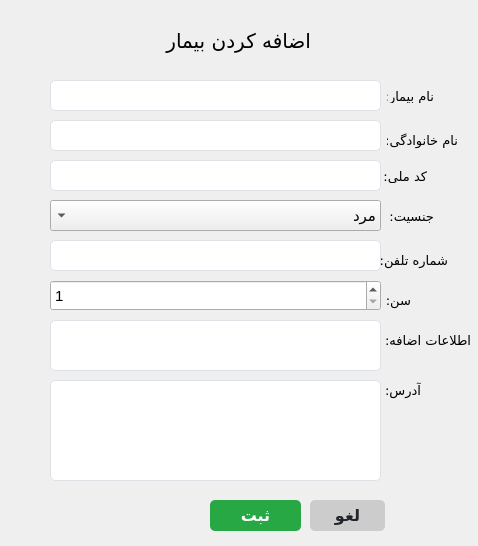
<?xml version="1.0" encoding="UTF-8"?>
<ui version="4.0">
 <class>addEditPatient_form</class>
 <widget class="QWidget" name="addEditPatient_form">
  <property name="geometry">
   <rect>
    <x>0</x>
    <y>0</y>
    <width>478</width>
    <height>546</height>
   </rect>
  </property>
  <property name="minimumSize">
   <size>
    <width>0</width>
    <height>0</height>
   </size>
  </property>
  <property name="maximumSize">
   <size>
    <width>700</width>
    <height>700</height>
   </size>
  </property>
  <property name="windowTitle">
   <string>اطلاعات بیمار</string>
  </property>
  <widget class="QLabel" name="title_lbl">
   <property name="geometry">
    <rect>
     <x>120</x>
     <y>20</y>
     <width>191</width>
     <height>41</height>
    </rect>
   </property>
   <property name="font">
    <font>
     <family>B Titr</family>
     <pointsize>15</pointsize>
    </font>
   </property>
   <property name="layoutDirection">
    <enum>Qt::RightToLeft</enum>
   </property>
   <property name="frameShape">
    <enum>QFrame::NoFrame</enum>
   </property>
   <property name="text">
    <string>اضافه کردن بیمار</string>
   </property>
  </widget>
  <widget class="QLineEdit" name="firstName_txtbox">
   <property name="geometry">
    <rect>
     <x>50</x>
     <y>80</y>
     <width>331</width>
     <height>31</height>
    </rect>
   </property>
   <property name="font">
    <font>
     <family>Vazirmatn,sans-serif</family>
     <pointsize>-1</pointsize>
    </font>
   </property>
   <property name="layoutDirection">
    <enum>Qt::LeftToRight</enum>
   </property>
   <property name="styleSheet">
    <string notr="true">/* Basic LineEdit styling */
QLineEdit {
    background-color: #ffffff; /* White background */
    border: 1px solid #dee2e6; /* Light grey border */
    border-radius: 5px; /* Rounded corners */
    font-family: 'Vazirmatn', sans-serif; /* Font family */
    font-size: 16px; /* Font size */
    color: #343a40; /* Dark grey text color */
    outline: none; /* Remove default outline */
}

/* Hover effect */
QLineEdit:hover {
    border: 1px solid #007bff; /* Blue border on hover */
}

/* Focus effect */
QLineEdit:focus {
    border: 1px solid #007bff; /* Blue border on focus */
}

/* Disabled state */
QLineEdit:disabled {
    background-color: #e9ecef; /* Light grey background when disabled */
    color: #6c757d; /* Grey text color when disabled */
}

</string>
   </property>
   <property name="locale">
    <locale language="Persian" country="Iran"/>
   </property>
  </widget>
  <widget class="QLabel" name="label_5">
   <property name="geometry">
    <rect>
     <x>387</x>
     <y>90</y>
     <width>47</width>
     <height>13</height>
    </rect>
   </property>
   <property name="font">
    <font>
     <family>Vazirmatn Black</family>
     <pointsize>10</pointsize>
    </font>
   </property>
   <property name="text">
    <string>نام بیمار: </string>
   </property>
  </widget>
  <widget class="QLabel" name="label_6">
   <property name="geometry">
    <rect>
     <x>387</x>
     <y>130</y>
     <width>71</width>
     <height>20</height>
    </rect>
   </property>
   <property name="font">
    <font>
     <family>Vazirmatn Black</family>
     <pointsize>10</pointsize>
    </font>
   </property>
   <property name="text">
    <string>نام خانوادگی: </string>
   </property>
  </widget>
  <widget class="QLabel" name="label_7">
   <property name="geometry">
    <rect>
     <x>377</x>
     <y>250</y>
     <width>71</width>
     <height>20</height>
    </rect>
   </property>
   <property name="font">
    <font>
     <family>Vazirmatn Black</family>
     <pointsize>10</pointsize>
    </font>
   </property>
   <property name="text">
    <string>شماره تلفن: </string>
   </property>
  </widget>
  <widget class="QLabel" name="label_8">
   <property name="geometry">
    <rect>
     <x>387</x>
     <y>210</y>
     <width>47</width>
     <height>13</height>
    </rect>
   </property>
   <property name="font">
    <font>
     <family>Vazirmatn Black</family>
     <pointsize>10</pointsize>
    </font>
   </property>
   <property name="text">
    <string>جنسیت:</string>
   </property>
  </widget>
  <widget class="QLabel" name="label_9">
   <property name="geometry">
    <rect>
     <x>340</x>
     <y>290</y>
     <width>71</width>
     <height>20</height>
    </rect>
   </property>
   <property name="font">
    <font>
     <family>Vazirmatn Black</family>
     <pointsize>10</pointsize>
    </font>
   </property>
   <property name="text">
    <string>سن:</string>
   </property>
  </widget>
  <widget class="QLabel" name="label_10">
   <property name="geometry">
    <rect>
     <x>380</x>
     <y>380</y>
     <width>41</width>
     <height>20</height>
    </rect>
   </property>
   <property name="font">
    <font>
     <family>Vazirmatn Black</family>
     <pointsize>10</pointsize>
    </font>
   </property>
   <property name="text">
    <string>آدرس:</string>
   </property>
  </widget>
  <widget class="QComboBox" name="gender_cmbox">
   <property name="enabled">
    <bool>true</bool>
   </property>
   <property name="geometry">
    <rect>
     <x>50</x>
     <y>200</y>
     <width>331</width>
     <height>31</height>
    </rect>
   </property>
   <property name="font">
    <font>
     <family>Vazirmatn Black</family>
     <pointsize>11</pointsize>
    </font>
   </property>
   <property name="acceptDrops">
    <bool>false</bool>
   </property>
   <property name="layoutDirection">
    <enum>Qt::RightToLeft</enum>
   </property>
   <property name="styleSheet">
    <string notr="true"/>
   </property>
   <property name="editable">
    <bool>false</bool>
   </property>
   <property name="currentText">
    <string>مرد</string>
   </property>
   <property name="maxVisibleItems">
    <number>3</number>
   </property>
   <property name="duplicatesEnabled">
    <bool>false</bool>
   </property>
   <item>
    <property name="text">
     <string>مرد</string>
    </property>
   </item>
   <item>
    <property name="text">
     <string>زن</string>
    </property>
   </item>
  </widget>
  <widget class="QLineEdit" name="lastName_txtbox">
   <property name="geometry">
    <rect>
     <x>50</x>
     <y>120</y>
     <width>331</width>
     <height>31</height>
    </rect>
   </property>
   <property name="font">
    <font>
     <family>Vazirmatn,sans-serif</family>
     <pointsize>-1</pointsize>
    </font>
   </property>
   <property name="layoutDirection">
    <enum>Qt::RightToLeft</enum>
   </property>
   <property name="styleSheet">
    <string notr="true">/* Basic LineEdit styling */
QLineEdit {
    background-color: #ffffff; /* White background */
    border: 1px solid #dee2e6; /* Light grey border */
    border-radius: 5px; /* Rounded corners */
    font-family: 'Vazirmatn', sans-serif; /* Font family */
    font-size: 16px; /* Font size */
    color: #343a40; /* Dark grey text color */
    outline: none; /* Remove default outline */
}

/* Hover effect */
QLineEdit:hover {
    border: 1px solid #007bff; /* Blue border on hover */
}

/* Focus effect */
QLineEdit:focus {
    border: 1px solid #007bff; /* Blue border on focus */
}

/* Disabled state */
QLineEdit:disabled {
    background-color: #e9ecef; /* Light grey background when disabled */
    color: #6c757d; /* Grey text color when disabled */
}

</string>
   </property>
   <property name="locale">
    <locale language="Persian" country="Iran"/>
   </property>
  </widget>
  <widget class="QLineEdit" name="phoneNumber_txtbox">
   <property name="geometry">
    <rect>
     <x>50</x>
     <y>240</y>
     <width>331</width>
     <height>31</height>
    </rect>
   </property>
   <property name="font">
    <font>
     <family>Vazirmatn,sans-serif</family>
     <pointsize>-1</pointsize>
    </font>
   </property>
   <property name="layoutDirection">
    <enum>Qt::RightToLeft</enum>
   </property>
   <property name="styleSheet">
    <string notr="true">/* Basic LineEdit styling */
QLineEdit {
    background-color: #ffffff; /* White background */
    border: 1px solid #dee2e6; /* Light grey border */
    border-radius: 5px; /* Rounded corners */
    font-family: 'Vazirmatn', sans-serif; /* Font family */
    font-size: 16px; /* Font size */
    color: #343a40; /* Dark grey text color */
    outline: none; /* Remove default outline */
}

/* Hover effect */
QLineEdit:hover {
    border: 1px solid #007bff; /* Blue border on hover */
}

/* Focus effect */
QLineEdit:focus {
    border: 1px solid #007bff; /* Blue border on focus */
}

/* Disabled state */
QLineEdit:disabled {
    background-color: #e9ecef; /* Light grey background when disabled */
    color: #6c757d; /* Grey text color when disabled */
}

</string>
   </property>
   <property name="locale">
    <locale language="Persian" country="Iran"/>
   </property>
  </widget>
  <widget class="QTextEdit" name="address_txtbox">
   <property name="geometry">
    <rect>
     <x>50</x>
     <y>380</y>
     <width>331</width>
     <height>101</height>
    </rect>
   </property>
   <property name="font">
    <font>
     <family>Vazirmatn,sans-serif</family>
     <pointsize>-1</pointsize>
    </font>
   </property>
   <property name="layoutDirection">
    <enum>Qt::RightToLeft</enum>
   </property>
   <property name="styleSheet">
    <string notr="true">/* Basic LineEdit styling */
QTextEdit {
    background-color: #ffffff; /* White background */
    border: 1px solid #dee2e6; /* Light grey border */
    border-radius: 5px; /* Rounded corners */
    font-family: 'Vazirmatn', sans-serif; /* Font family */
    font-size: 16px; /* Font size */
    color: #343a40; /* Dark grey text color */
    outline: none; /* Remove default outline */
}

/* Hover effect */
QTextEdit:hover {
    border: 1px solid #007bff; /* Blue border on hover */
}

/* Focus effect */
QTextEdit:focus {
    border: 1px solid #007bff; /* Blue border on focus */
}

/* Disabled state */
QTextEdit:disabled {
    background-color: #e9ecef; /* Light grey background when disabled */
    color: #6c757d; /* Grey text color when disabled */
}

</string>
   </property>
  </widget>
  <widget class="QSpinBox" name="age_txtbox">
   <property name="geometry">
    <rect>
     <x>50</x>
     <y>280</y>
     <width>331</width>
     <height>31</height>
    </rect>
   </property>
   <property name="font">
    <font>
     <pointsize>11</pointsize>
    </font>
   </property>
   <property name="minimum">
    <number>1</number>
   </property>
   <property name="maximum">
    <number>100</number>
   </property>
  </widget>
  <widget class="QTextEdit" name="extraInfo_txtbox">
   <property name="geometry">
    <rect>
     <x>50</x>
     <y>320</y>
     <width>331</width>
     <height>51</height>
    </rect>
   </property>
   <property name="font">
    <font>
     <family>Vazirmatn,sans-serif</family>
     <pointsize>-1</pointsize>
    </font>
   </property>
   <property name="layoutDirection">
    <enum>Qt::RightToLeft</enum>
   </property>
   <property name="styleSheet">
    <string notr="true">/* Basic LineEdit styling */
QTextEdit {
    background-color: #ffffff; /* White background */
    border: 1px solid #dee2e6; /* Light grey border */
    border-radius: 5px; /* Rounded corners */
    font-family: 'Vazirmatn', sans-serif; /* Font family */
    font-size: 16px; /* Font size */
    color: #343a40; /* Dark grey text color */
    outline: none; /* Remove default outline */
}

/* Hover effect */
QTextEdit:hover {
    border: 1px solid #007bff; /* Blue border on hover */
}

/* Focus effect */
QTextEdit:focus {
    border: 1px solid #007bff; /* Blue border on focus */
}

/* Disabled state */
QTextEdit:disabled {
    background-color: #e9ecef; /* Light grey background when disabled */
    color: #6c757d; /* Grey text color when disabled */
}

</string>
   </property>
  </widget>
  <widget class="QLabel" name="label_11">
   <property name="geometry">
    <rect>
     <x>380</x>
     <y>330</y>
     <width>91</width>
     <height>20</height>
    </rect>
   </property>
   <property name="font">
    <font>
     <family>Vazirmatn Black</family>
     <pointsize>10</pointsize>
    </font>
   </property>
   <property name="text">
    <string>اطلاعات اضافه:</string>
   </property>
  </widget>
  <widget class="QLabel" name="label_12">
   <property name="geometry">
    <rect>
     <x>380</x>
     <y>170</y>
     <width>47</width>
     <height>13</height>
    </rect>
   </property>
   <property name="font">
    <font>
     <family>Vazirmatn Black</family>
     <pointsize>10</pointsize>
    </font>
   </property>
   <property name="text">
    <string>کد ملی:</string>
   </property>
  </widget>
  <widget class="QLineEdit" name="identityCode_txtbox">
   <property name="geometry">
    <rect>
     <x>50</x>
     <y>160</y>
     <width>331</width>
     <height>31</height>
    </rect>
   </property>
   <property name="font">
    <font>
     <family>Vazirmatn,sans-serif</family>
     <pointsize>-1</pointsize>
    </font>
   </property>
   <property name="layoutDirection">
    <enum>Qt::RightToLeft</enum>
   </property>
   <property name="styleSheet">
    <string notr="true">/* Basic LineEdit styling */
QLineEdit {
    background-color: #ffffff; /* White background */
    border: 1px solid #dee2e6; /* Light grey border */
    border-radius: 5px; /* Rounded corners */
    font-family: 'Vazirmatn', sans-serif; /* Font family */
    font-size: 16px; /* Font size */
    color: #343a40; /* Dark grey text color */
    outline: none; /* Remove default outline */
}

/* Hover effect */
QLineEdit:hover {
    border: 1px solid #007bff; /* Blue border on hover */
}

/* Focus effect */
QLineEdit:focus {
    border: 1px solid #007bff; /* Blue border on focus */
}

/* Disabled state */
QLineEdit:disabled {
    background-color: #e9ecef; /* Light grey background when disabled */
    color: #6c757d; /* Grey text color when disabled */
}

</string>
   </property>
   <property name="locale">
    <locale language="Persian" country="Iran"/>
   </property>
  </widget>
  <widget class="QPushButton" name="cancel_btn">
   <property name="geometry">
    <rect>
     <x>310</x>
     <y>500</y>
     <width>75</width>
     <height>31</height>
    </rect>
   </property>
   <property name="font">
    <font>
     <family>Vazirmatn,sans-serif</family>
     <pointsize>-1</pointsize>
     <weight>75</weight>
     <bold>true</bold>
     <underline>false</underline>
     <strikeout>false</strikeout>
    </font>
   </property>
   <property name="focusPolicy">
    <enum>Qt::StrongFocus</enum>
   </property>
   <property name="styleSheet">
    <string notr="true">QPushButton {
    background-color: #cccccc; /* Light grey */
    color: #212529; /* Dark text */
    border: none;
    border-radius: 5px; /* Rounded corners */
    font-size: 16px; /* Font size */
    font-weight: bold; /* Bold text */
    text-align: center;
    text-decoration: none;
    font-family: 'Vazirmatn', sans-serif; /* Font family */
}

QPushButton:hover {
    background-color: #b3b3b3; /* Darker grey on hover */
}

QPushButton:pressed {
    background-color: #999999; /* Even darker grey on press */
}
</string>
   </property>
   <property name="text">
    <string>لغو</string>
   </property>
   <property name="checkable">
    <bool>false</bool>
   </property>
  </widget>
  <widget class="QPushButton" name="save_btn">
   <property name="geometry">
    <rect>
     <x>210</x>
     <y>500</y>
     <width>91</width>
     <height>31</height>
    </rect>
   </property>
   <property name="font">
    <font>
     <family>Vazirmatn,sans-serif</family>
     <pointsize>-1</pointsize>
     <weight>75</weight>
     <bold>true</bold>
     <underline>false</underline>
     <strikeout>false</strikeout>
    </font>
   </property>
   <property name="styleSheet">
    <string notr="true">QPushButton {
    background-color: #28a745; /* Bootstrap success green */
    color: white; /* White text */
    border: none;
    border-radius: 5px; /* Rounded corners */
    font-size: 16px; /* Font size */
    font-weight: bold; /* Bold text */
    text-align: center;
    text-decoration: none;
    font-family: 'Vazirmatn', sans-serif; /* Font family */
}

QPushButton:hover {
    background-color: #218838; /* Darker green on hover */
}

QPushButton:pressed {
    background-color: #1e7e34; /* Even darker green on press */
}
</string>
   </property>
   <property name="text">
    <string>ثبت</string>
   </property>
  </widget>
 </widget>
 <resources/>
 <connections/>
</ui>
